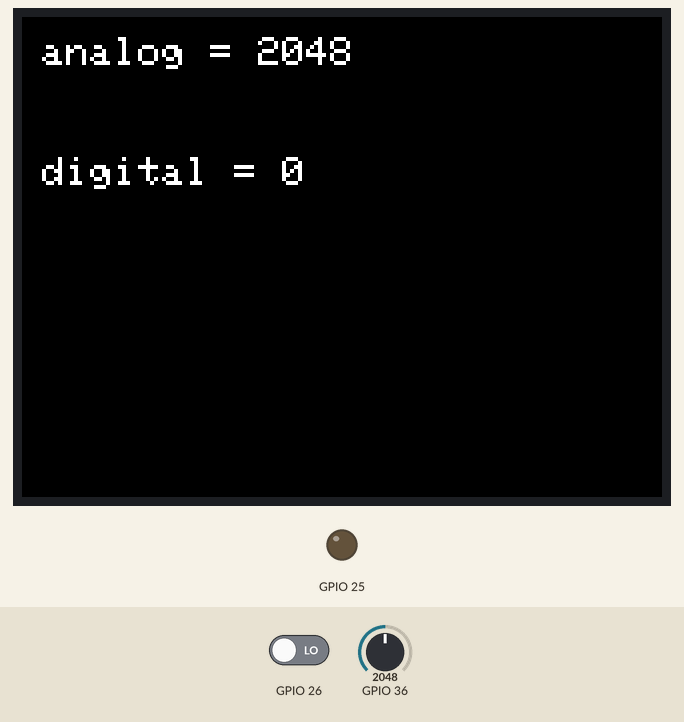
The sketch below on a simulated ESP32. On the bench: 320×240 colour display, output pins drawn as LEDs (lit = HIGH). Inputs (shaded band) come from the test bench; at power-on: GPIO 36 = 2048, GPIO 26 LOW.

Above: at 1.4 s.
1.5 s: GPIO 36 set to 2866
At 2.0 s:
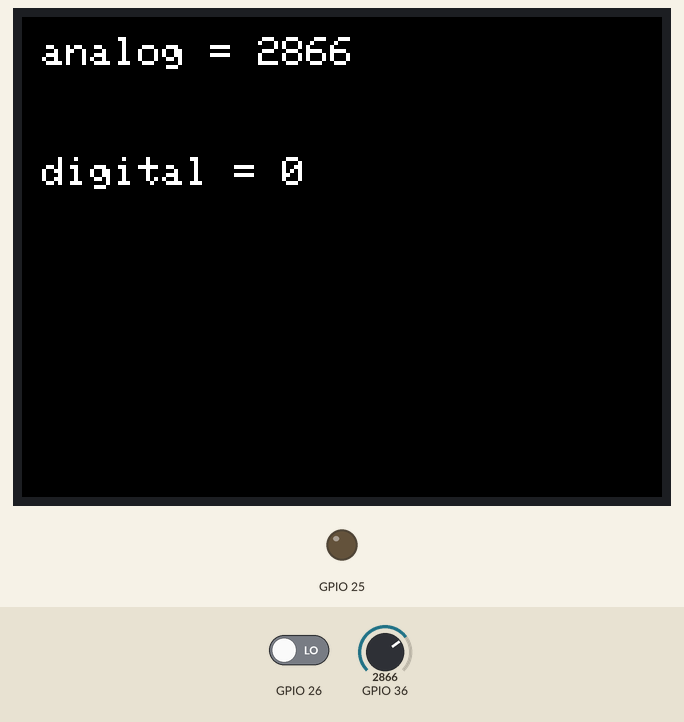
3.0 s: GPIO 26 driven HIGH
4.5 s: GPIO 36 set to 3603
At 5.7 s:
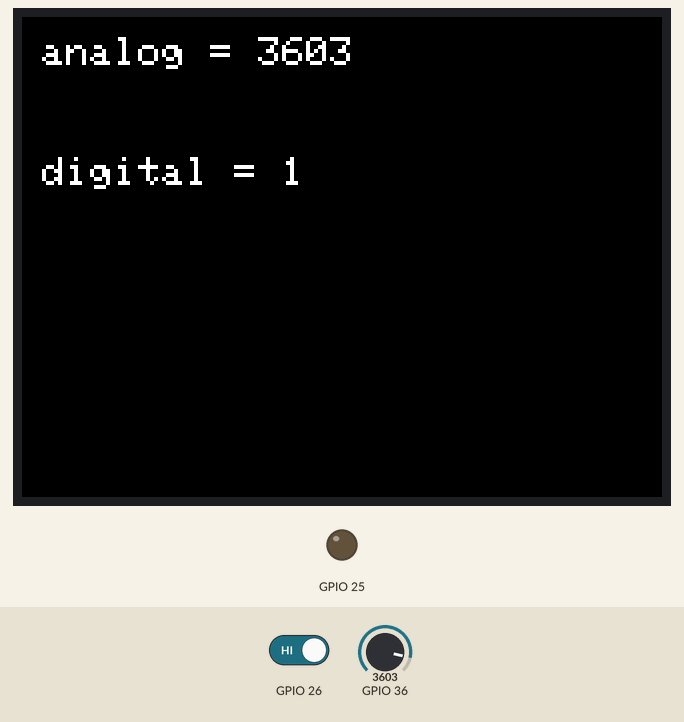
6.0 s: GPIO 26 driven LOW
7.5 s: GPIO 36 set to 4095
At 8.2 s:
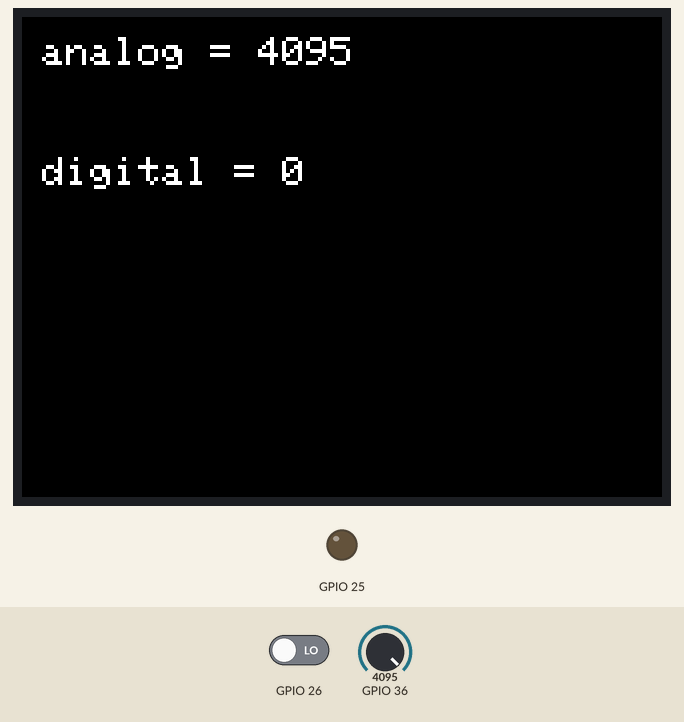
Timing chart, 0 to 10.0 s (numbered marks = the images above; inputs shaded):
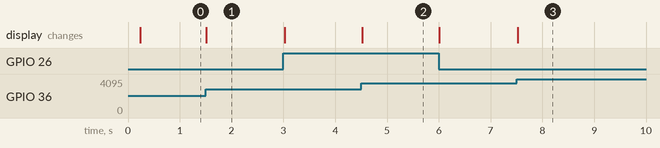

Measured:
- after the input at 1.5 s, the display: changes at once (image 1)
- after the input at 4.5 s, the display: changes at once (image 2)
- after the input at 7.5 s, the display: changes at once (image 3)

The sketch:

light_sensor.ino
```cpp
// reference = https://github.com/m5stack/M5Stack/blob/master/examples/Unit/LIGHT/LIGHT.ino
// reference2= https://docs.m5stack.com/#/en/unit/light

#include <M5Stack.h>

void setup() {
  M5.begin();
  M5.Power.begin();

  dacWrite(25, 0);  //disable the speak noise

  M5.Lcd.setTextColor(WHITE, BLACK);
  M5.Lcd.setTextSize(2);
  M5.Lcd.fillScreen(BLACK);

  pinMode(26, INPUT); //GPIOピンの26をデジタル入力に設定
  // アナログ入力はpinMode関数を呼ぶは必要ない
}

uint16_t analogRead_value = 0;
uint16_t digitalRead_value = 0;
void loop() {
  analogRead_value = analogRead(36); //0～1023までの整数でピンの電圧測定
  digitalRead_value = digitalRead(26); //デジタル入力

  M5.Lcd.setCursor(10, 10);
  M5.Lcd.printf("analog = %d   ", analogRead_value);
  M5.Lcd.setCursor(10, 70);
  M5.Lcd.printf("digital = %d  ", digitalRead_value);
  delay(10);
}
```
